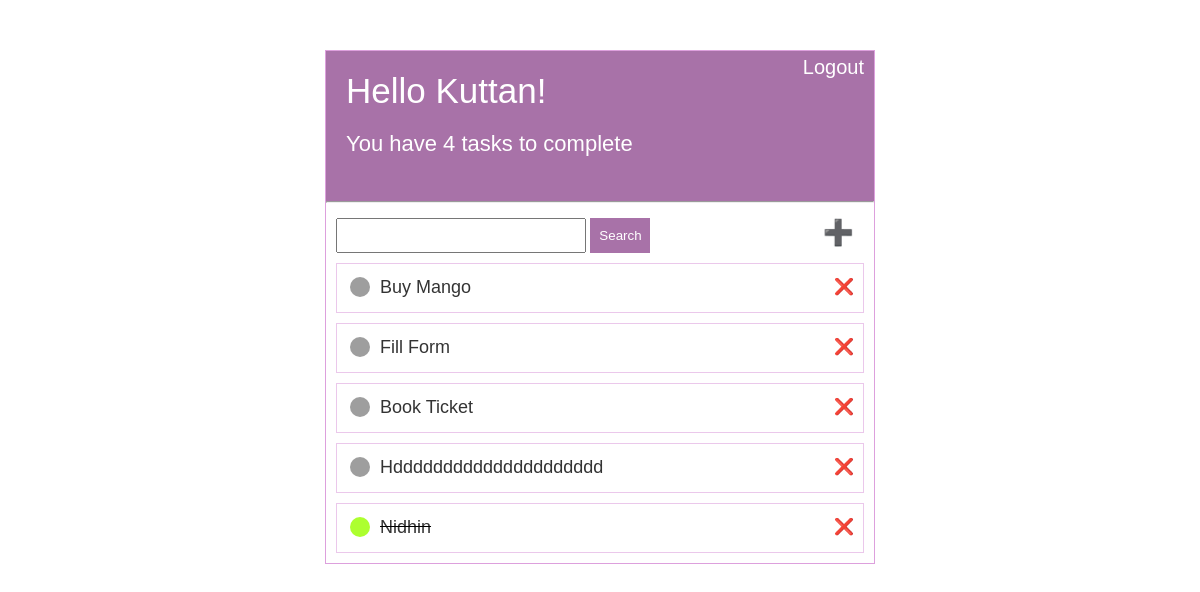
/ (signed in), run on an earlier commit of the app's database.
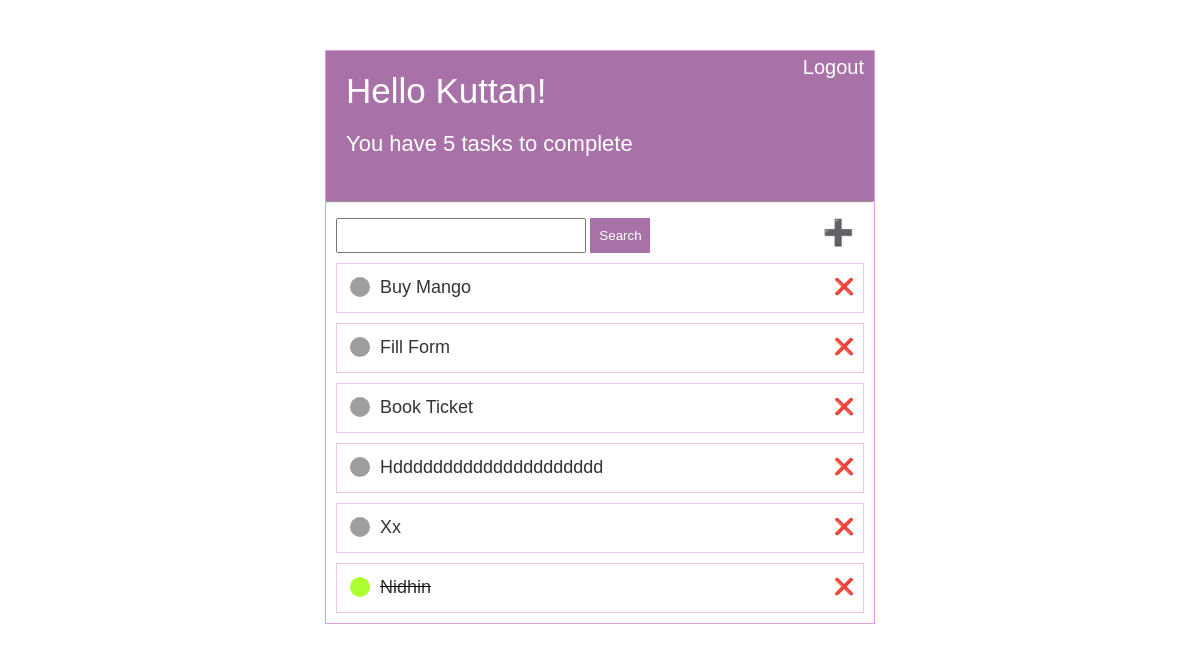
And on a later commit of the database.
### base/models.py (models this page shows, shortened)
class Task(models.Model):
    user = models.ForeignKey(User, on_delete=models.CASCADE,null=True,blank=True)
    title= models.CharField(max_length=200)
    description= models.TextField(null=True,blank=True)
    complete= models.BooleanField(default=False)
    created= models.DateTimeField(auto_now_add=True)
    class Meta:
        ordering = ['complete']

### base/views.py (the view)
# urls.py: path('',TaskList.as_view(),name='tasks'),
class TaskList(LoginRequiredMixin,ListView):
    model=Task
    context_object_name='tasks'
    def get_context_data(self,**kwargs):
            context = super().get_context_data(**kwargs)
            context["tasks"] = context["tasks"].filter(user=self.request.user)
            context['count']=context['tasks'].filter(complete=False).count()
            search_input=self.request.GET.get('search-area') or ''
            if search_input:
                 context['tasks'] = context['tasks'].filter(
                      title__startswith=search_input)
            context['search_input']=search_input
            return context

### base/templates/base/task_list.html
{% extends 'base/main.html' %}
{% load static %}
{% block link %}
<link rel="stylesheet" href="{% static '/css/main.css' %}">
{% endblock link %}
 {% block content %}
 <div class="container">
   <div class="head">
    <h2>Hello {{request.user|title}}!</h2>
    <p>You have {{count}} task{{count|pluralize}} to complete</p>
    <a href="{% url 'logout' %}" class='logout'>Logout</a>
   </div>
  <hr>
  <div class="search">
  <form action="" method="get">
    <input type="text" name='search-area' value='{{search_input}}' class='search-bar'>
    <input type="submit" value="Search" class='search-btn'>
</form>
<a href="{% url 'create' %}">➕</a>
  </div>
    {% for task in tasks%}
        <div class="tasks-list">
        {% if task.complete %}
          <div class="complete-icon"></div>
            <del><a href="{% url 'update' task.id %}" class='title'>{{task.title}}</a></del>
            <a href="{% url 'delete' task.id %}" class='x-mark'>❌</a>
        {% else %}
          <div class="incomplete-icon"></div>
            <a href="{% url 'update' task.id %}" class='title'>{{task.title}}</a>
            <a href="{% url 'delete' task.id %}" class='x-mark'>❌</a>
        </div>
        {% endif %}
    {% empty %}
    <h4 class='incomplete'>No items in the list <a href="{% url 'create' %}">Add Item</a></h4>
    <a href="{% url 'tasks' %}" class='back'>⬅Go back</a>
    {% endfor %}
 </div>
 {% endblock content %}

### base/templates/base/main.html (shortened to what this page needs)
<!DOCTYPE html>
{% load static %}
<html lang="en">
<head>
    {% block link %}
    {% endblock link %}
</head>
<body>
    {% block content %}
    {% endblock content %}
</body>
</html>

### static/css/main.css (style rules this page uses)
* { padding: 0; margin: 0; box-sizing: border-box; }
body { display: flex; align-items: center; justify-content: center; font-family: Verdana, Geneva, Tahoma, sans-serif; }
.container { position: relative; margin-top: 50px; width: 550px; border: 1px solid plum; margin-bottom: 35px; }
.head { height: 150px; background: rgb(168, 114, 168); }
.logout { position: absolute; top: 5px; right: 10px; font-size: 20px; color: white; text-decoration: none; }
.head h2 { color: white; font-size: 35px; padding: 20px; font-weight: lighter; }
.head p { padding-left: 20px; font-size: 22px; color: white; }
.search { display: flex; margin-top: 15px; padding-left: 10px; }
.search-bar { height: 35px; width: 250px; }
.search-btn { height: 35px; border: none; background-color: rgb(168, 114, 168); color: white; padding: 5px; width: 60px; cursor: pointer; }
.search a { position: absolute; right: 20px; text-decoration: none; font-size: 25px; }
.tasks-list { margin: 10px; padding: 13px; border: 1px solid rgba(221, 160, 221, 0.575); height: 50px; font-family: Verdana, Geneva, Tahoma, sans-serif; display: flex; }
.tasks-list a { text-decoration: none; text-transform: capitalize; }
.tasks-list .title { font-size: 18px; color: rgba(0, 0, 0, 0.8); }
.tasks-list .x-mark { position: absolute; right: 20px; }
.complete-icon { width: 20px; height: 20px; background-color: greenyellow; border-radius: 50%; margin-right: 10px; }
.incomplete-icon { width: 20px; height: 20px; background-color: rgb(158, 158, 158); border-radius: 50%; margin-right: 10px; }

What changed in the data, as far as the page shows it:
added Task: title "Xx"
Also different on the page:
{{ count }}: "4" → "5"
